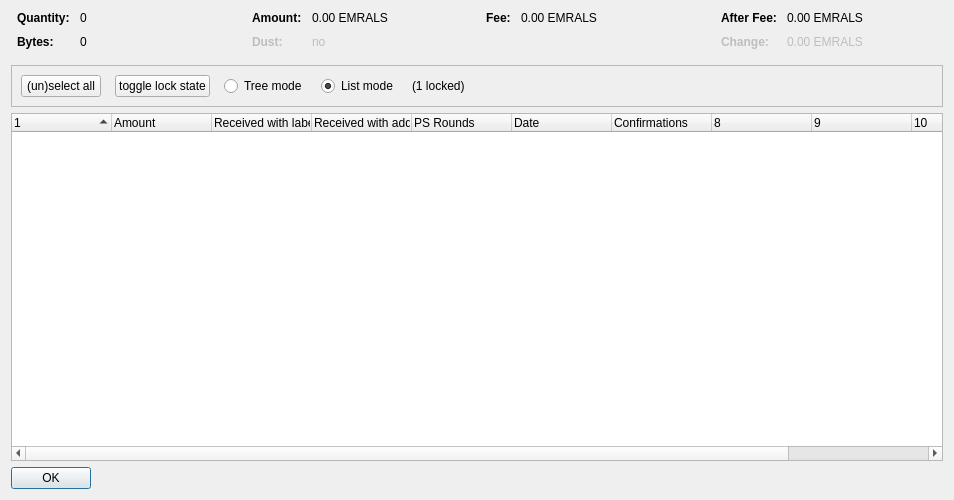
<?xml version="1.0" encoding="UTF-8"?>
<ui version="4.0">
 <class>CoinControlDialog</class>
 <widget class="QDialog" name="CoinControlDialog">
  <property name="geometry">
   <rect>
    <x>0</x>
    <y>0</y>
    <width>954</width>
    <height>500</height>
   </rect>
  </property>
  <property name="windowTitle">
   <string>Coin Selection</string>
  </property>
  <layout class="QVBoxLayout" name="verticalLayout">
   <item>
    <layout class="QHBoxLayout" name="horizontalLayoutTop" stretch="0,0,0,0">
     <property name="topMargin">
      <number>0</number>
     </property>
     <property name="bottomMargin">
      <number>10</number>
     </property>
     <item>
      <layout class="QFormLayout" name="formLayoutCoinControl1">
       <property name="horizontalSpacing">
        <number>10</number>
       </property>
       <property name="verticalSpacing">
        <number>10</number>
       </property>
       <property name="leftMargin">
        <number>6</number>
       </property>
       <property name="rightMargin">
        <number>6</number>
       </property>
       <item row="0" column="0">
        <widget class="QLabel" name="labelCoinControlQuantityText">
         <property name="font">
          <font>
           <weight>75</weight>
           <bold>true</bold>
          </font>
         </property>
         <property name="text">
          <string>Quantity:</string>
         </property>
        </widget>
       </item>
       <item row="0" column="1">
        <widget class="QLabel" name="labelCoinControlQuantity">
         <property name="cursor">
          <cursorShape>IBeamCursor</cursorShape>
         </property>
         <property name="contextMenuPolicy">
          <enum>Qt::ActionsContextMenu</enum>
         </property>
         <property name="text">
          <string notr="true">0</string>
         </property>
         <property name="textInteractionFlags">
          <set>Qt::LinksAccessibleByMouse|Qt::TextSelectableByKeyboard|Qt::TextSelectableByMouse</set>
         </property>
        </widget>
       </item>
       <item row="1" column="0">
        <widget class="QLabel" name="labelCoinControlBytesText">
         <property name="font">
          <font>
           <weight>75</weight>
           <bold>true</bold>
          </font>
         </property>
         <property name="text">
          <string>Bytes:</string>
         </property>
        </widget>
       </item>
       <item row="1" column="1">
        <widget class="QLabel" name="labelCoinControlBytes">
         <property name="cursor">
          <cursorShape>IBeamCursor</cursorShape>
         </property>
         <property name="contextMenuPolicy">
          <enum>Qt::ActionsContextMenu</enum>
         </property>
         <property name="text">
          <string notr="true">0</string>
         </property>
         <property name="textInteractionFlags">
          <set>Qt::LinksAccessibleByMouse|Qt::TextSelectableByKeyboard|Qt::TextSelectableByMouse</set>
         </property>
        </widget>
       </item>
      </layout>
     </item>
     <item>
      <layout class="QFormLayout" name="formLayoutCoinControl2">
       <property name="horizontalSpacing">
        <number>10</number>
       </property>
       <property name="verticalSpacing">
        <number>10</number>
       </property>
       <property name="leftMargin">
        <number>6</number>
       </property>
       <property name="rightMargin">
        <number>6</number>
       </property>
       <item row="0" column="0">
        <widget class="QLabel" name="labelCoinControlAmountText">
         <property name="font">
          <font>
           <weight>75</weight>
           <bold>true</bold>
          </font>
         </property>
         <property name="text">
          <string>Amount:</string>
         </property>
        </widget>
       </item>
       <item row="0" column="1">
        <widget class="QLabel" name="labelCoinControlAmount">
         <property name="cursor">
          <cursorShape>IBeamCursor</cursorShape>
         </property>
         <property name="contextMenuPolicy">
          <enum>Qt::ActionsContextMenu</enum>
         </property>
         <property name="text">
          <string notr="true">0.00 EMRALS</string>
         </property>
         <property name="textInteractionFlags">
          <set>Qt::LinksAccessibleByMouse|Qt::TextSelectableByKeyboard|Qt::TextSelectableByMouse</set>
         </property>
        </widget>
       </item>
       <item row="1" column="0">
        <widget class="QLabel" name="labelCoinControlLowOutputText">
         <property name="enabled">
          <bool>false</bool>
         </property>
         <property name="font">
          <font>
           <weight>75</weight>
           <bold>true</bold>
          </font>
         </property>
         <property name="text">
          <string>Dust:</string>
         </property>
        </widget>
       </item>
       <item row="1" column="1">
        <widget class="QLabel" name="labelCoinControlLowOutput">
         <property name="enabled">
          <bool>false</bool>
         </property>
         <property name="cursor">
          <cursorShape>IBeamCursor</cursorShape>
         </property>
         <property name="contextMenuPolicy">
          <enum>Qt::ActionsContextMenu</enum>
         </property>
         <property name="text">
          <string notr="true">no</string>
         </property>
         <property name="textInteractionFlags">
          <set>Qt::LinksAccessibleByMouse|Qt::TextSelectableByKeyboard|Qt::TextSelectableByMouse</set>
         </property>
        </widget>
       </item>
      </layout>
     </item>
     <item>
      <layout class="QFormLayout" name="formLayoutCoinControl3">
       <property name="horizontalSpacing">
        <number>10</number>
       </property>
       <property name="verticalSpacing">
        <number>10</number>
       </property>
       <property name="leftMargin">
        <number>6</number>
       </property>
       <property name="rightMargin">
        <number>6</number>
       </property>
       <item row="0" column="0">
        <widget class="QLabel" name="labelCoinControlFeeText">
         <property name="font">
          <font>
           <weight>75</weight>
           <bold>true</bold>
          </font>
         </property>
         <property name="text">
          <string>Fee:</string>
         </property>
        </widget>
       </item>
       <item row="0" column="1">
        <widget class="QLabel" name="labelCoinControlFee">
         <property name="cursor">
          <cursorShape>IBeamCursor</cursorShape>
         </property>
         <property name="contextMenuPolicy">
          <enum>Qt::ActionsContextMenu</enum>
         </property>
         <property name="text">
          <string notr="true">0.00 EMRALS</string>
         </property>
         <property name="textInteractionFlags">
          <set>Qt::LinksAccessibleByMouse|Qt::TextSelectableByKeyboard|Qt::TextSelectableByMouse</set>
         </property>
        </widget>
       </item>
      </layout>
     </item>
     <item>
      <layout class="QFormLayout" name="formLayoutCoinControl4">
       <property name="horizontalSpacing">
        <number>10</number>
       </property>
       <property name="verticalSpacing">
        <number>10</number>
       </property>
       <property name="leftMargin">
        <number>6</number>
       </property>
       <property name="rightMargin">
        <number>6</number>
       </property>
       <item row="0" column="0">
        <widget class="QLabel" name="labelCoinControlAfterFeeText">
         <property name="font">
          <font>
           <weight>75</weight>
           <bold>true</bold>
          </font>
         </property>
         <property name="text">
          <string>After Fee:</string>
         </property>
        </widget>
       </item>
       <item row="0" column="1">
        <widget class="QLabel" name="labelCoinControlAfterFee">
         <property name="cursor">
          <cursorShape>IBeamCursor</cursorShape>
         </property>
         <property name="contextMenuPolicy">
          <enum>Qt::ActionsContextMenu</enum>
         </property>
         <property name="text">
          <string notr="true">0.00 EMRALS</string>
         </property>
         <property name="textInteractionFlags">
          <set>Qt::LinksAccessibleByMouse|Qt::TextSelectableByKeyboard|Qt::TextSelectableByMouse</set>
         </property>
        </widget>
       </item>
       <item row="1" column="0">
        <widget class="QLabel" name="labelCoinControlChangeText">
         <property name="enabled">
          <bool>false</bool>
         </property>
         <property name="font">
          <font>
           <weight>75</weight>
           <bold>true</bold>
          </font>
         </property>
         <property name="text">
          <string>Change:</string>
         </property>
        </widget>
       </item>
       <item row="1" column="1">
        <widget class="QLabel" name="labelCoinControlChange">
         <property name="enabled">
          <bool>false</bool>
         </property>
         <property name="cursor">
          <cursorShape>IBeamCursor</cursorShape>
         </property>
         <property name="contextMenuPolicy">
          <enum>Qt::ActionsContextMenu</enum>
         </property>
         <property name="text">
          <string notr="true">0.00 EMRALS</string>
         </property>
         <property name="textInteractionFlags">
          <set>Qt::LinksAccessibleByMouse|Qt::TextSelectableByKeyboard|Qt::TextSelectableByMouse</set>
         </property>
        </widget>
       </item>
      </layout>
     </item>
    </layout>
   </item>
   <item>
    <widget class="QFrame" name="frame">
     <property name="minimumSize">
      <size>
       <width>0</width>
       <height>40</height>
      </size>
     </property>
     <property name="frameShape">
      <enum>QFrame::StyledPanel</enum>
     </property>
     <property name="frameShadow">
      <enum>QFrame::Sunken</enum>
     </property>
     <layout class="QHBoxLayout" name="horizontalLayout">
      <item>
       <layout class="QHBoxLayout" name="horizontalLayoutPanel" stretch="0,0,0,0,0,0">
        <property name="spacing">
         <number>14</number>
        </property>
        <item>
         <widget class="QPushButton" name="pushButtonSelectAll">
          <property name="sizePolicy">
           <sizepolicy hsizetype="Maximum" vsizetype="Fixed">
            <horstretch>0</horstretch>
            <verstretch>0</verstretch>
           </sizepolicy>
          </property>
          <property name="text">
           <string>(un)select all</string>
          </property>
          <property name="autoDefault">
           <bool>false</bool>
          </property>
         </widget>
        </item>
        <item>
         <widget class="QPushButton" name="pushButtonToggleLock">
          <property name="sizePolicy">
           <sizepolicy hsizetype="Maximum" vsizetype="Fixed">
            <horstretch>0</horstretch>
            <verstretch>0</verstretch>
           </sizepolicy>
          </property>
          <property name="text">
           <string>toggle lock state</string>
          </property>
          <property name="autoDefault">
           <bool>false</bool>
          </property>
         </widget>
        </item>
        <item>
         <widget class="QRadioButton" name="radioTreeMode">
          <property name="sizePolicy">
           <sizepolicy hsizetype="Maximum" vsizetype="Fixed">
            <horstretch>0</horstretch>
            <verstretch>0</verstretch>
           </sizepolicy>
          </property>
          <property name="text">
           <string>Tree mode</string>
          </property>
         </widget>
        </item>
        <item>
         <widget class="QRadioButton" name="radioListMode">
          <property name="sizePolicy">
           <sizepolicy hsizetype="Maximum" vsizetype="Fixed">
            <horstretch>0</horstretch>
            <verstretch>0</verstretch>
           </sizepolicy>
          </property>
          <property name="text">
           <string>List mode</string>
          </property>
          <property name="checked">
           <bool>true</bool>
          </property>
         </widget>
        </item>
        <item>
         <widget class="QLabel" name="labelLocked">
          <property name="text">
           <string>(1 locked)</string>
          </property>
         </widget>
        </item>
        <item>
         <spacer name="horizontalSpacer">
          <property name="orientation">
           <enum>Qt::Horizontal</enum>
          </property>
          <property name="sizeHint" stdset="0">
           <size>
            <width>40</width>
            <height>20</height>
           </size>
          </property>
         </spacer>
        </item>
       </layout>
      </item>
     </layout>
    </widget>
   </item>
   <item>
    <widget class="CoinControlTreeWidget" name="treeWidget">
     <property name="contextMenuPolicy">
      <enum>Qt::CustomContextMenu</enum>
     </property>
     <property name="sortingEnabled">
      <bool>false</bool>
     </property>
     <property name="columnCount">
      <number>11</number>
     </property>
     <attribute name="headerShowSortIndicator" stdset="0">
      <bool>true</bool>
     </attribute>
     <attribute name="headerStretchLastSection">
      <bool>false</bool>
     </attribute>
     <column>
      <property name="text">
       <string/>
      </property>
     </column>
     <column>
      <property name="text">
       <string>Amount</string>
      </property>
     </column>
     <column>
      <property name="text">
       <string>Received with label</string>
      </property>
     </column>
     <column>
      <property name="text">
       <string>Received with address</string>
      </property>
     </column>
     <column>
      <property name="text">
       <string>PS Rounds</string>
      </property>
     </column>
     <column>
      <property name="text">
       <string>Date</string>
      </property>
     </column>
     <column>
      <property name="text">
       <string>Confirmations</string>
      </property>
      <property name="toolTip">
       <string>Confirmed</string>
      </property>
     </column>
     <column>
      <property name="text">
       <string/>
      </property>
     </column>
     <column>
      <property name="text">
       <string/>
      </property>
     </column>
     <column>
      <property name="text">
       <string/>
      </property>
     </column>
     <column>
      <property name="text">
       <string/>
      </property>
     </column>
    </widget>
   </item>
   <item>
    <widget class="QDialogButtonBox" name="buttonBox">
     <property name="sizePolicy">
      <sizepolicy hsizetype="Maximum" vsizetype="Fixed">
       <horstretch>0</horstretch>
       <verstretch>0</verstretch>
      </sizepolicy>
     </property>
     <property name="orientation">
      <enum>Qt::Horizontal</enum>
     </property>
     <property name="standardButtons">
      <set>QDialogButtonBox::Ok</set>
     </property>
    </widget>
   </item>
  </layout>
 </widget>
 <customwidgets>
  <customwidget>
   <class>CoinControlTreeWidget</class>
   <extends>QTreeWidget</extends>
   <header>coincontroltreewidget.h</header>
  </customwidget>
 </customwidgets>
 <resources/>
 <connections/>
</ui>
